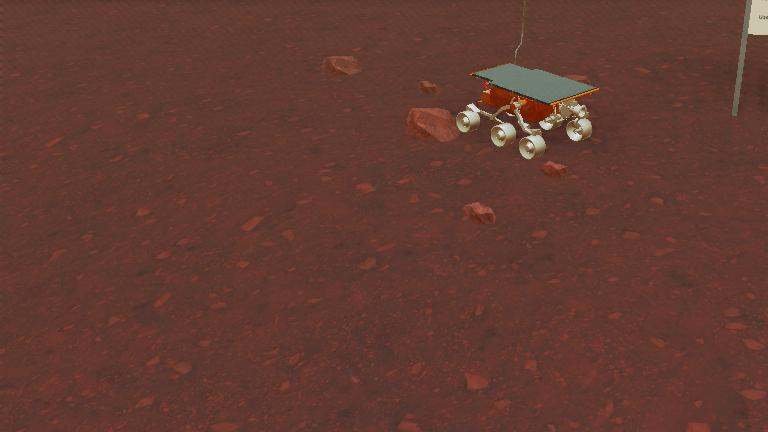
#> input picture webots/worlds/.sojourner.jpg, 768 x 432 px
$ python -i rover_controller.py   (imports and definitions only)
#> lines starting #> are read from the running program, lines starting #| are printed output that depends on the picture; after the words box and inside, x2 and y2 are one past the last pixel; in counts of white or black regions, pixels touching at a corner belong together
#> further down, picture is the input picture: shape (432, 768, 3); mean B, G, R 50.2, 59.1, 98.9
from controller import Robot, Camera, Motor
import numpy as np
import cv2

TIME_STEP = 64

def clip(x, lo, hi):
    return max(lo, min(hi, x))

# [20 lines left out: functions enable_camera, get_bgr, not called in this run]

def hazard_mask(bgr):
    gray = cv2.cvtColor(bgr, cv2.COLOR_BGR2GRAY)
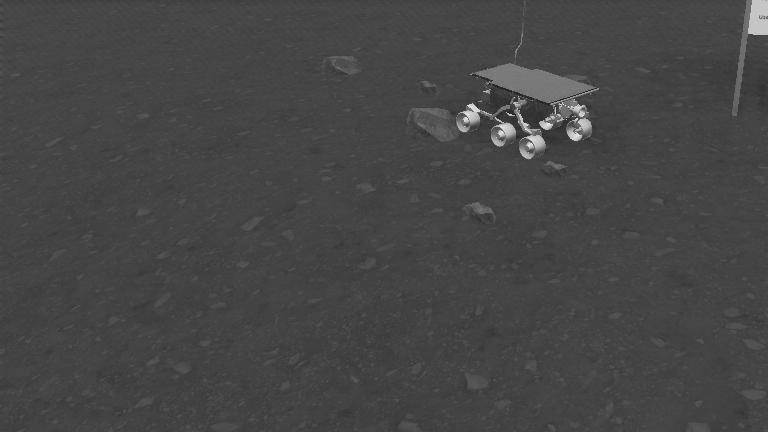
#> gray: shape (432, 768); min 17, max 249, mean 69.9
    edges = cv2.Canny(gray, 80, 160)
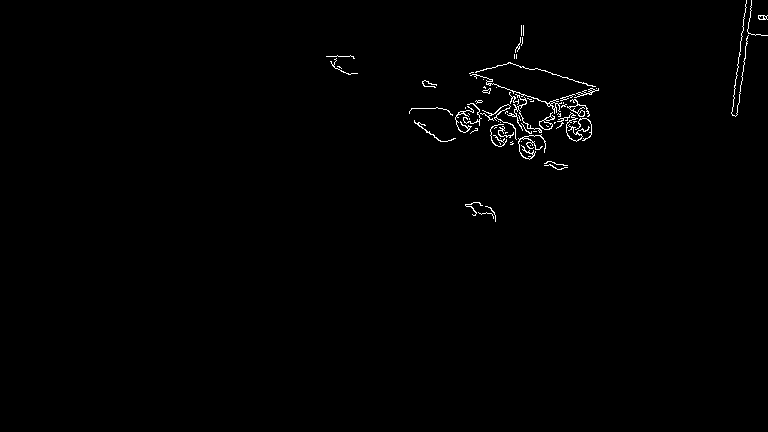
#> edges: shape (432, 768); 0.75% white in thin lines or dots, all inside (x1, y1, x2, y2) = (326, 0, 768, 222)
    edges = cv2.dilate(edges, np.ones((3, 3), np.uint8), iterations=2)
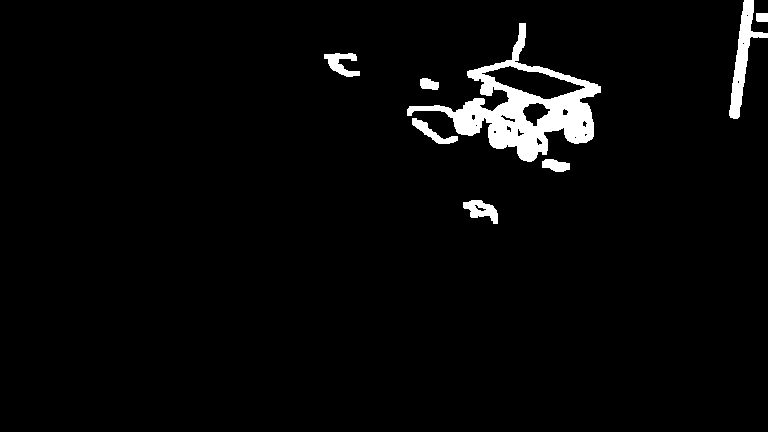
#> edges: shape (432, 768); 3.3% white; 8 white regions
    # binary mask
    _, mask = cv2.threshold(edges, 1, 255, cv2.THRESH_BINARY)
    # remove tiny blobs
    cnts, _ = cv2.findContours(mask, cv2.RETR_EXTERNAL, cv2.CHAIN_APPROX_SIMPLE)
#> cnts = 8 contours; box (x1, y1, x2, y2) and area: (407, 23, 601, 162) 9230, (729, 0, 768, 119) 1296, (463, 200, 498, 224) 430, (324, 53, 360, 77) 378, (412, 118, 458, 144) 324, (542, 159, 570, 172) 229, (420, 78, 439, 90) 150, (756, 13, 768, 22) 88
    out = np.zeros_like(mask)
    for c in cnts:
        if cv2.contourArea(c) > 150:  # tune threshold
            cv2.drawContours(out, [c], -1, 255, -1)
#> this loop made 8 passes
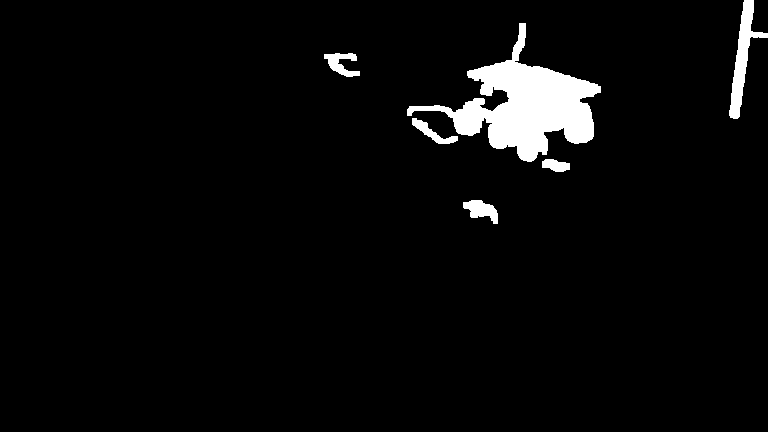
#> out: shape (432, 768); 3.8% white; 6 white regions, box (x1, y1, x2, y2) and area: (407, 23, 601, 162) 9626, (729, 0, 768, 119) 1438, (463, 200, 498, 224) 480, (324, 53, 360, 77) 445, (412, 118, 458, 144) 379, (542, 159, 570, 172) 263
    return out  # uint8 {0,255}

# [79 lines left out: function main, not called in this run]

# [2 lines not run here, left out]

>>> import cv2
>>> picture = cv2.imread('../../worlds/.sojourner.jpg')
>>> result = hazard_mask(picture)
